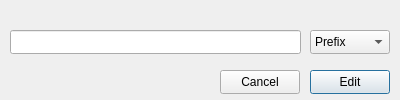
<?xml version="1.0" encoding="UTF-8"?>
<ui version="4.0">
 <class>editfilterscreen</class>
 <widget class="QDialog" name="editfilterscreen">
  <property name="geometry">
   <rect>
    <x>0</x>
    <y>0</y>
    <width>400</width>
    <height>100</height>
   </rect>
  </property>
  <property name="sizePolicy">
   <sizepolicy hsizetype="Fixed" vsizetype="Fixed">
    <horstretch>0</horstretch>
    <verstretch>0</verstretch>
   </sizepolicy>
  </property>
  <property name="windowTitle">
   <string>Dialog</string>
  </property>
  <widget class="QPushButton" name="pushButton">
   <property name="geometry">
    <rect>
     <x>310</x>
     <y>70</y>
     <width>80</width>
     <height>24</height>
    </rect>
   </property>
   <property name="text">
    <string>Edit</string>
   </property>
  </widget>
  <widget class="QPushButton" name="pushButton_2">
   <property name="geometry">
    <rect>
     <x>220</x>
     <y>70</y>
     <width>80</width>
     <height>24</height>
    </rect>
   </property>
   <property name="text">
    <string>Cancel</string>
   </property>
  </widget>
  <widget class="QLineEdit" name="lineEdit">
   <property name="geometry">
    <rect>
     <x>10</x>
     <y>30</y>
     <width>291</width>
     <height>24</height>
    </rect>
   </property>
  </widget>
  <widget class="QComboBox" name="comboBox">
   <property name="geometry">
    <rect>
     <x>310</x>
     <y>30</y>
     <width>80</width>
     <height>24</height>
    </rect>
   </property>
   <item>
    <property name="text">
     <string>Prefix</string>
    </property>
   </item>
   <item>
    <property name="text">
     <string>Suffix</string>
    </property>
   </item>
   <item>
    <property name="text">
     <string>Containing</string>
    </property>
   </item>
   <item>
    <property name="text">
     <string>Extension</string>
    </property>
   </item>
  </widget>
 </widget>
 <resources/>
 <connections/>
</ui>
